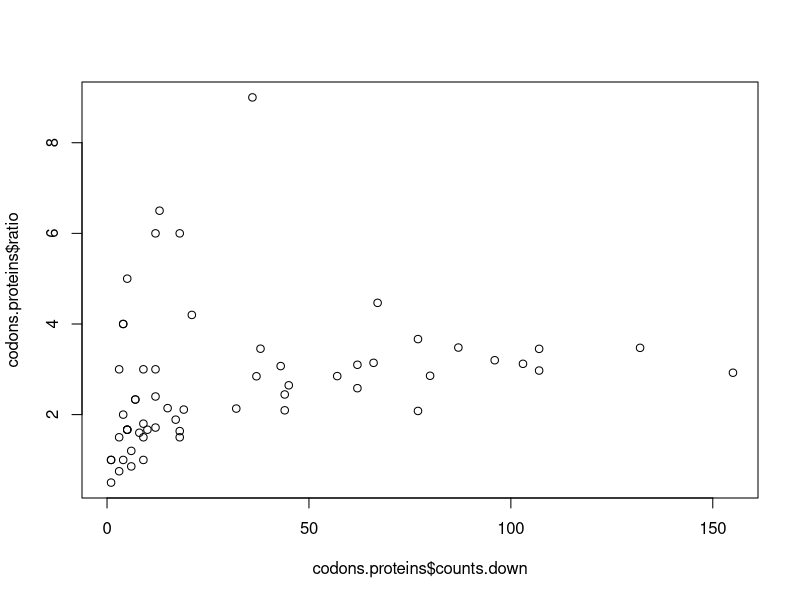
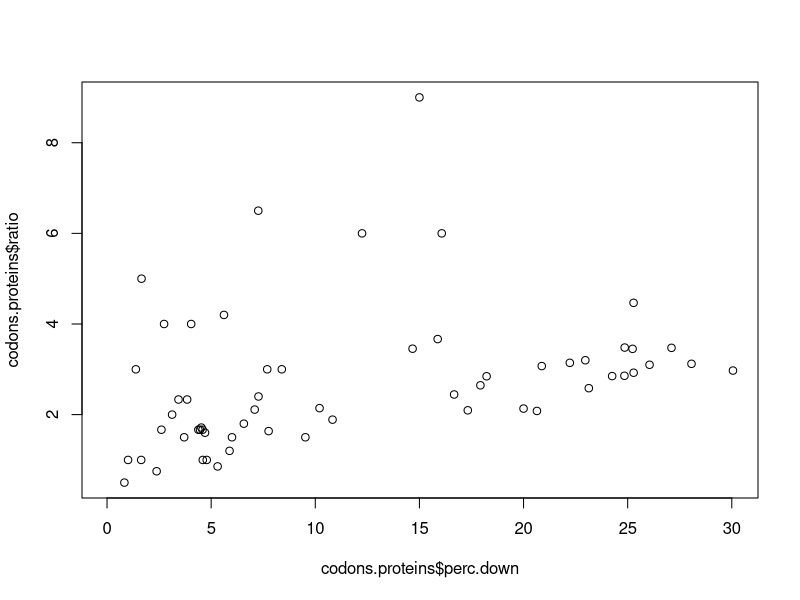
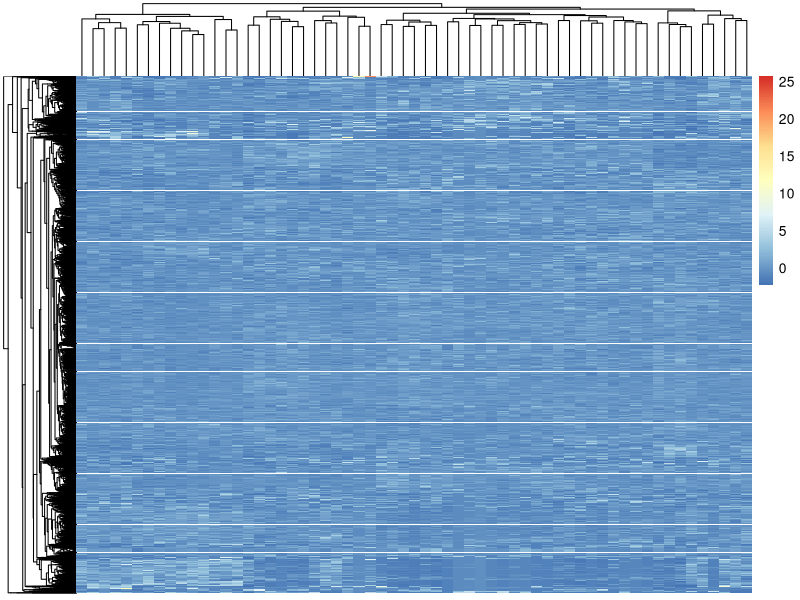
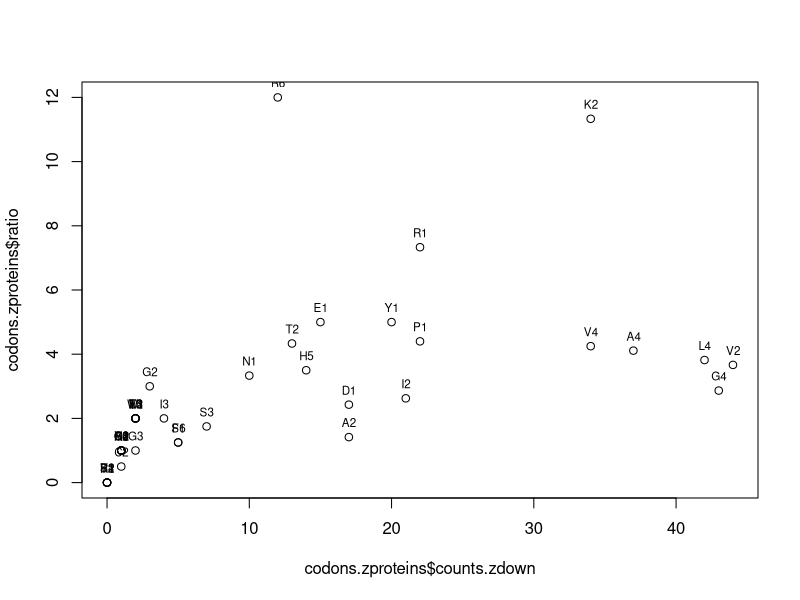
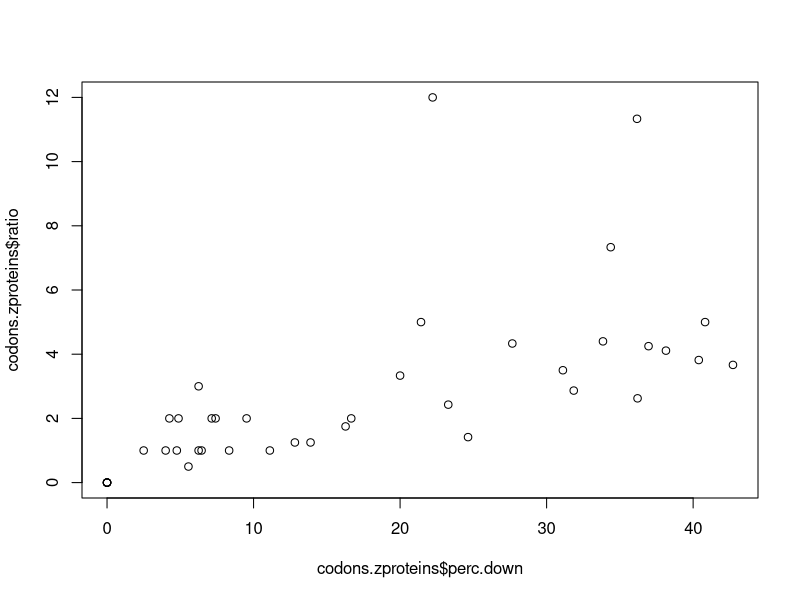
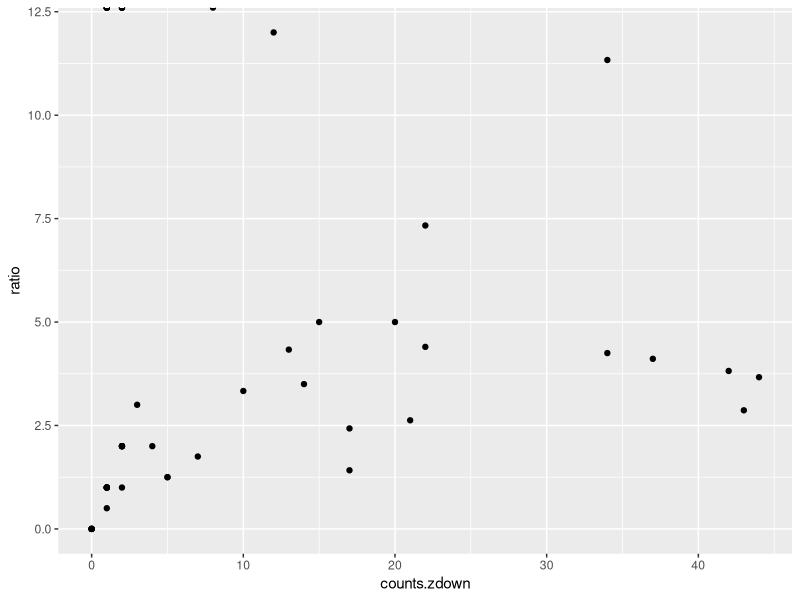
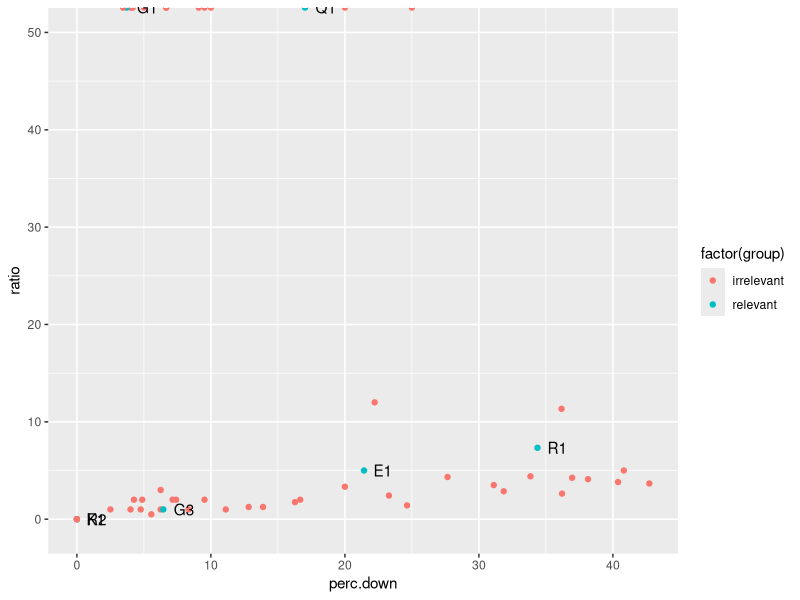
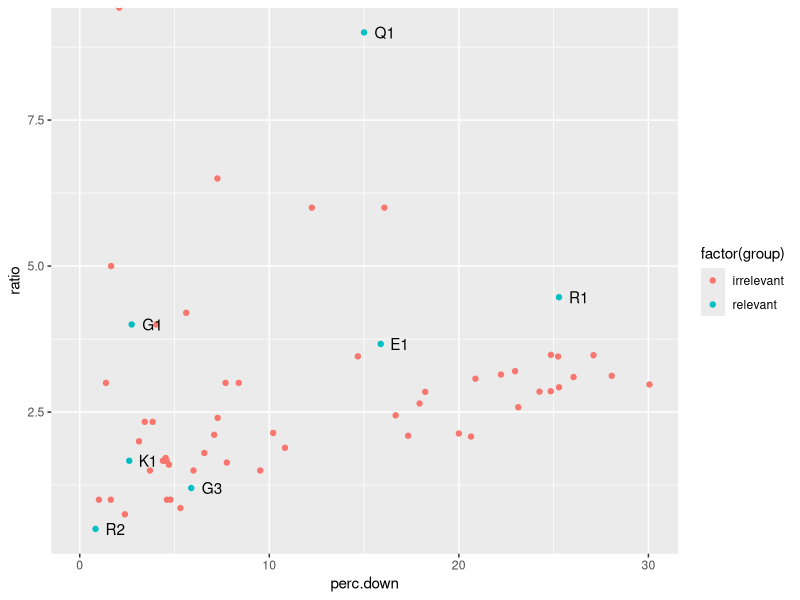

These figures' R source, in order:
setwd("//neon/MOBACOM/CPI-DATEN/Sarah/Documents/Projects/Proteome/Codons")
options(stringsAsFactors=FALSE)

library(plyr)
library(pheatmap)
library(ggplot2)

##### TASK #####
## Calculate gene-specific codon frequency in all genes as number of codons per
## 1,000 codons per ORF. Get a genome-wide average of codon frequency and
## and compare codons on gene basis to this with Z-scores (hypergeometric
## distribution, cut-off p<0.01).
## Use only genes that were quantified in the proteome?

##### GOAL #####
## Identify which genes have sequences enriched with which codons. Then check
## and visualise up- and down-regulation of these genes in proteom and
## transcriptome results.


## Load codon counts from publication
counts <- read.table("counts_from_pub.tab", sep="\t", header=TRUE, row.names=1,
                     comment.char="", quote="")
# transpose data because my code was originally written for our own data
counts <- data.frame(t(counts))


## Frequency per 1,000 codons

# Take a single codon's frequency and the number of all codons in a given gene.
# Multiply the codon frequency with 1000, then divide by overall frequency to
# normalise the number to codon frequency per 1000 codons per gene.
# To be used inside NormFreq()
helper <- function(codon, codon_sum) {
  codon_norm <- (1000*codon)/codon_sum
}

# Take the codon counts for a given gene and sum them up to get the overall
# number of codons. Use sapply() on the codon counts and apply the helper()
# function to it to normalise the codon counts.
# To be applied to each column of the counts data.frame.
NormFreq <- function(freq) {
  codon_sum <- sum(freq)
  sapply(freq, function(x) helper(x, codon_sum))
}

# Normalise codon counts
counts.norm <- apply(counts, 2, function(x) NormFreq(x))
counts.norm <- data.frame(counts.norm)


## Hypergeometric test to get p-values for codon enrichment
q <- counts.norm[1, 1] # success / number of codon x in gene
m <- sum(counts.norm[1, ]) # sum of all codon x in genome
n <- sum(c(counts.norm, recursive=TRUE)) - m # all codons - codon x in genome
k <- sum(counts.norm[, 1]) # all codons in gene, always 1000 after normalisation

phyper(q, m, n, k) # probability
# BUT we want the probability that the codon is enriched (so q or higher than q)
# which means we have to use the following function call:
phyper(q-1, m, n, k, lower.tail=FALSE)
# http://mengnote.blogspot.de/2012/12/calculate-correct-hypergeometric-p.html

# Extract the codon frequency of codon x in given gene, then plug it into
# phyper(), together with m and n calculated in GetValues() below. The number of
# codons in the given gene (k) is always 1000 due to the normalisation step.
# To be applied to the frequency of codon x in every gene with sapply().
GetP <- function(codon, m, n) {
  q <- codon[[1]]
  phyper(q-1, m, n, 1000, lower.tail=FALSE)
}

# Take the frequencies of codon x and the number of codons found in the whole
# genome. Sum up codon x frequencies and substract that sum from the overall
# codon count to get m and n for phyper(). Then call GetP() for the last step.
# To be applied to every row of the normalised codon frequency data.frame.
GetValues <- function(codon_row, all_c) {
  m <- sum(codon_row) # sum of all codon x in genome
  n <- all_c - m      # all other codons
  sapply(codon_row, GetP, m=m, n=n)
}

# all_c is the population size: the number of codons found overall
counts.p <- apply(counts.norm, 1, GetValues, all_c=sum(c(counts.norm, recursive=TRUE)))
counts.p <- data.frame(t(counts.p))


## Filter with p<0.01
counts.enrich <- apply(counts.p, 2, function(x) as.numeric(x<=0.01))
counts.enrich <- data.frame(counts.enrich)
row.names(counts.enrich) <- row.names(counts.p)

# This results in a data.frame showing which codon is enriched in which gene.
# Enrichment is marked with 1s, and 0s are used otherwise.


## Up- and downregulation of proteins
proteome <- read.table("regulation_from_pub.tab", header=TRUE, sep="\t",
                       comment.char="", quote="")

## Filter codon enrichment results by accession numbers of interest
counts.filt <- counts.enrich[, names(counts.enrich) %in% proteome$accession]

## Filter proteome by accsession numbers in counts.filt
proteome.filt <- proteome[proteome$accession %in% names(counts.filt), ]

## Add up- and downregulation information
# When a codon is enriched in a gene, replace the 1 with the "up" or "down" from
# the proteome data.frame. Otherwise, keep the 0 (will be turned to character).
counts.reg <- apply(counts.filt, 1, function(x) ifelse(x==1, proteome.filt[proteome.filt$accession==names(x), "normal"], 0))
counts.reg <- data.frame(t(counts.reg))


## Sum up regulation
counts.up <- apply(counts.reg, 1, function(x) sum(x=="Up", na.rm=TRUE))
counts.down <- apply(counts.reg, 1, function(x) sum(x=="Down", na.rm=TRUE))
counts.all <- apply(counts.filt, 1, sum)
codons.proteins <- data.frame(cbind(counts.up, counts.down, counts.all))


## Get D/U ratio (down- versus upregulation)
codons.proteins <- transform(codons.proteins, ratio=counts.down/counts.up)


## Plot number of downregulated proteins on x and D/U ratio on y axis
plot(x=codons.proteins$counts.down, codons.proteins$ratio)
identify(x=codons.proteins$counts.down, codons.proteins$ratio,
         labels=row.names(codons.proteins)) # identify points


## Get percentage of down-regulated proteins to correct for group size
codons.proteins <- transform(codons.proteins, perc.down=(counts.down*100)/(counts.all))


## Plot percentage of downregulated proteins on x and D/U ratio on y axis
plot(x=codons.proteins$perc.down, codons.proteins$ratio)
identify(x=codons.proteins$counts.down, codons.proteins$ratio,
         labels=row.names(codons.proteins)) # identify points

##### THIS DOESN'T MAKE SENSE #####
# Some citations from the paper to think about:
# Figure 2:
# "Groups of genes were identified, each with a significantly high use of one of
# 61 codons. Within each codon group, the number or percentage of significantly
# altered proteins and the ratio of down- to up-regulated proteins (D/U) were
# calculated."
# "Z-scores were calculated as the difference between the frequency of each
# codon used by each transcript and the genome average, divided by the standard
# deviation, with the scores indicating whether a transcript is over- or under-
# represented with a specific codon compared to the genome average."


## Calculate Z-scores
counts.z <- scale(t(counts.norm), center=TRUE, scale=TRUE)
counts.z <- data.frame(t(counts.z))
colnames(counts.z) <- colnames(counts.norm)
# not exactly the same as in the publication??

## hypergeometric distribution?
counts.zp <- apply(counts.z, 1, GetValues, all_c=sum(c(counts.z, recursive=TRUE)))
# definitely not!

## p-values with pnorm()
# again use lower.tail=FALSE, since we want enriched codons only.
counts.zp <- apply(counts.z, 1, function(x) pnorm(x, lower.tail=FALSE))
counts.zp <- data.frame(t(counts.zp))
# Definitely not the same as in the publication.

## Nevertheless, plot that stuff! ##

## First, a heat map
pheatmap(t(counts.z), scale="none", show_rownames=FALSE, show_colnames=FALSE)
# hmm...

## Filter with p<0.01
counts.zenrich <- apply(counts.zp, 2, function(x) as.numeric(x<=0.01))
counts.zenrich <- data.frame(counts.zenrich)
row.names(counts.zenrich) <- row.names(counts.zp)

## Filter codon enrichment results by accession numbers of interest
counts.zfilt <- counts.zenrich[, names(counts.zenrich) %in% proteome$accession]

## Add up- and downregulation information
# When a codon is enriched in a gene, replace the 1 with the "up" or "down" from
# the proteome data.frame. Otherwise, keep the 0 (will be turned to character).
counts.zreg <- apply(counts.zfilt, 1, function(x) ifelse(x==1, proteome.filt[proteome.filt$accession==names(x), "normal"], 0))
counts.zreg <- data.frame(t(counts.zreg))


## Sum up regulation
counts.zup <- apply(counts.zreg, 1, function(x) sum(x=="Up", na.rm=TRUE))
counts.zdown <- apply(counts.zreg, 1, function(x) sum(x=="Down", na.rm=TRUE))
counts.zall <- apply(counts.zfilt, 1, sum)
codons.zproteins <- data.frame(cbind(counts.zup, counts.zdown, counts.zall))


## Get D/U ratio (down- versus upregulation)
codons.zproteins <- transform(codons.zproteins, ratio=counts.zdown/counts.zup)


## Plot number of downregulated proteins on x and D/U ratio on y axis
plot(x=codons.zproteins$counts.zdown, codons.zproteins$ratio)
text(codons.zproteins$counts.zdown, codons.zproteins$ratio,
     labels=row.names(codons.zproteins), cex=0.7, pos=3)
#identify(x=codons.zproteins$counts.zdown, codons.zproteins$ratio,
#         labels=row.names(codons.zproteins)) # identify points


## Get percentage of down-regulated proteins to correct for group size
codons.zproteins <- transform(codons.zproteins, perc.down=(counts.zdown*100)/(counts.zall))


## Plot percentage of downregulated proteins on x and D/U ratio on y axis
plot(x=codons.zproteins$perc.down, codons.zproteins$ratio)
identify(x=codons.zproteins$perc.down, codons.proteins$ratio,
         labels=row.names(codons.zproteins)) # identify points




## Plot with ggplot and colour codons of interest
ggplot(codons.zproteins, aes(counts.zdown, ratio)) + geom_point()

# add groups:  AGA  CAA   GAA   GGA   AAA   GGG   AGG
relevant <- c("R1", "Q1", "E1", "G1", "K1", "G3", "R2")
codons.zproteins$group <- ifelse(rownames(codons.zproteins) %in% relevant, "relevant", "irrelevant")

ggplot(codons.zproteins, aes(perc.down, ratio)) +
  geom_point(aes(colour=factor(group))) +
  coord_cartesian(ylim = c(-1, 50)) +
  geom_text(aes(label=ifelse(codons.zproteins$group=="relevant",
                             as.character(rownames(codons.zproteins)), ""),
                hjust=-0.5, just=0))

## And the hypergeometric distribution?
codons.proteins$group <- ifelse(rownames(codons.proteins) %in% relevant, "relevant", "irrelevant")

ggplot(codons.proteins, aes(perc.down, ratio)) +
  geom_point(aes(colour=factor(group))) +
  geom_text(aes(label=ifelse(codons.zproteins$group=="relevant",
                             as.character(rownames(codons.zproteins)), ""),
                hjust=-0.5, just=0))

##### reference #####
## Deng, W., Babu, I. R., Su, D., Yin, S., Begley, T. J., & Dedon, P. C. (2015).
## Trm9-Catalyzed tRNA Modifications Regulate Global Protein Expression by
## Codon-Biased Translation. PLoS Genetics, 11(12), 1-23.
## doi:10.1371/journal.pgen.1005706